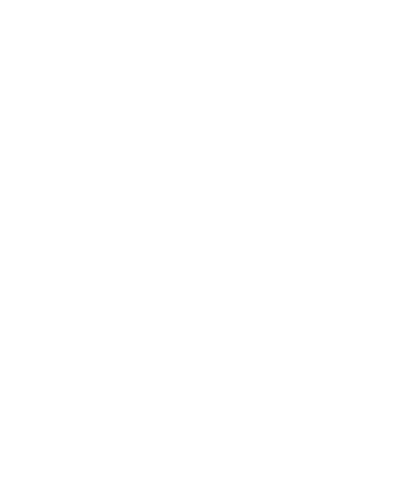
Frame 1 (no input)
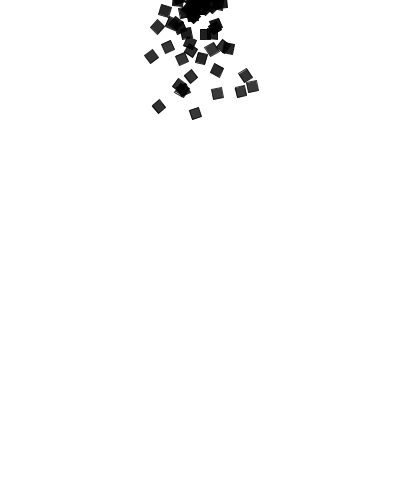
Frame 60 (the mouse pressed at the canvas centre just before this capture)
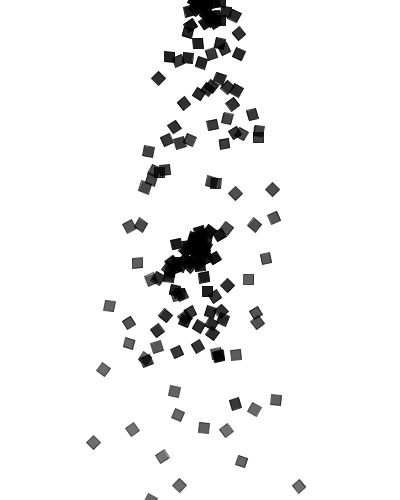
Frame 120 (the mouse held since frame 60 and released just before this capture)

The Processing sketch that drew these frames (run headless with seeded random() and noise(); from frame 60 on, the mouse is pressed at the canvas centre):

// Processing sketch: particleSystemAndSystems
// ── particleSystemAndSystems.pde
import java.util.*;

ParticleSystem p;
ArrayList<ParticleSystem> systems;
void setup() {
  size(400, 500);
  p = new ParticleSystem(new PVector(width/2, 10));
  systems = new ArrayList<ParticleSystem>();
}

void draw() {
  background(255);
  p.run();
  p.addParticle();
  
  for(ParticleSystem ps: systems) {
    ps.run();
    ps.addParticle();
  }
}

void mousePressed() {
  systems.add(new ParticleSystem(new PVector(mouseX, mouseY)));
}

// ── Particle.pde
class Particle {
  PVector location;
  PVector velocity;
  PVector acceleration;
  
  float lifespan;
  float angle;
  float angleVel;
  
  Particle(PVector location_) {
    lifespan = 255;
    location = location_.copy();
    velocity = new PVector(random(-1, 1), random(-2,0));
    acceleration = new PVector(0, 0);
    angle = 0;
    angleVel = 0.05;
  }
  
  void run() {
    update();
    display();
  }
  
  void display() {
    stroke(0, lifespan);
    fill(0, lifespan);
    pushMatrix();
    translate(location.x, location.y);
    rotate(angle);
    rectMode(CENTER);
    rect(0, 0, 10, 10);
    popMatrix();
  }
  
  void update() {
    velocity.add(acceleration);
    location.add(velocity);
    
    lifespan -= 1;
    angle += angleVel;
    acceleration.mult(0);
    

  }
  
  boolean isDead() {
    if(lifespan < 0.0) {
      return true;
    }
    else {
      return false;
    }
  }
  
  void applyForce(PVector force) {
    acceleration.add(force);
  }
  
}

// ── ParticleSystem.pde
class ParticleSystem {
  
  ArrayList particles;
  PVector origin;
  
  ParticleSystem(PVector origin_) {
    particles = new ArrayList();
    origin = origin_.copy();
  }
  
  
  void addParticle() {
    particles.add(new Particle(origin));
  }
  
  void run() {
    Iterator<Particle> it = particles.iterator();
    
    while(it.hasNext()) {
      Particle p = it.next();
      p.run();
      PVector gravity = new PVector(0, 0.1);
      p.applyForce(gravity);
      if(p.isDead()) {
        it.remove();
      }
    }
  }
  

}
